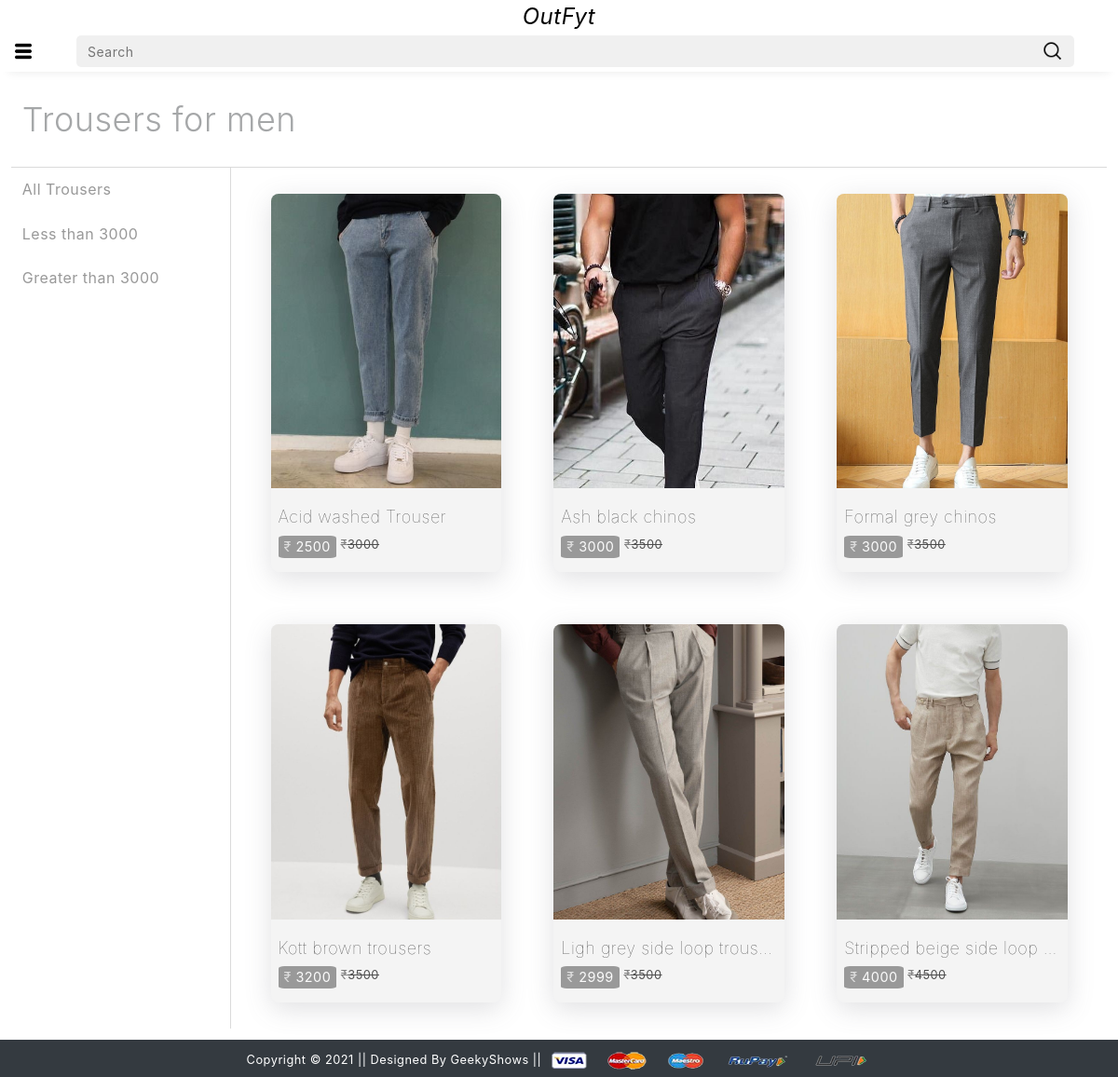
The app's page /mtrouser/ with its own data.
### app/models.py (models this page shows)
class Product(models.Model):
    title=models.CharField(max_length=100)
    selling_price=models.IntegerField()
    discounted_price=models.IntegerField()
    description=models.TextField()
    brand=models.CharField(max_length=100)
    category=models.CharField(choices=CATEGORY_CHOICES,max_length=3)
    product_image=models.ImageField(upload_to='productimg')

### app/views.py (the view)
# urls.py: path('mtrouser/', views.mtrouser, name='mtrouser'),
def mtrouser(request,data=None):
    totalitem = 0
    if request.user.is_authenticated:
        totalitem = len(Cart.objects.filter(user=request.user))
    if data == None:
        mtrouser = Product.objects.filter(category='MT')
    elif data == 'below':
        mtrouser = Product.objects.filter(category='MT').filter(discounted_price__lt=3000)
    elif data == 'above':
        mtrouser = Product.objects.filter(category='MT').filter(discounted_price__gt=3000)
    return render(request, 'app/mtrouser.html',{'mtrouser':mtrouser, 'totalitem':totalitem})

### app/templates/app/mtrouser.html (shortened to what this page needs)
{% extends 'app/base.html' %}
{% load static %}
{% block main-content %}
<div class="all-products-main">
    <div class="all-products-header">Trousers for men</div>
    <div class="all-products-body">
      <div class="all-filters">
        <a
          href="{% url 'mtrouser'%}"
          class=""
          >All Trousers</a
        >
        <a
          href="{% url 'mtrouserdata' 'below' %}"
          class=""
          >Less than 3000</a
        >
        <a
          href="{% url 'mtrouserdata' 'above' %}"
          class=""
          >Greater than 3000</a
        >
      </div>
      <div class="all-items">
        {% for product in mtrouser %}
        <a class="each-slide-item" href="{% url 'product-detail' product.id %}">
          <div class="slide-item-img">
            <img src="{{product.product_image.url}}" alt="not found" />
          </div>
          <div class="slide-item-details">
            <div class="slide-item-title light w-100">
              {{product.title}}
            </div>
            <div class="slide-item-price-outer">
              <div class="slide-item-price light">
                <span class="light">&#8377;</span> {{product.discounted_price}}
              </div>
              <small class="light">
                <span class="light">&#8377;</span>{{product.selling_price}}
              </small>
            </div>
          </div>
        </a>
        {% endfor %}
      </div>
    </div>
  </div>
{% endblock main-content %}

### app/static/app/css/style.css (style rules this page uses)
* { user-select: none; letter-spacing: 0.5px; font-weight: 400; }
.w-100 { font-weight: 100; }
div > a { text-decoration: none; color: black; }
.each-slide-item { display: flex; flex-direction: column; background-color: rgba(128, 128, 128, 0.091); aspect-ratio: 1/1.6; border-radius: 8px; justify-content: space-between; gap: 10px; }
.slide-item-img { border-top-left-radius: 8px; border-top-right-radius: 8px; height: 80%; }
.slide-item-img > img { border-top-left-radius: 8px; border-top-right-radius: 8px; object-fit: cover; height: 100%; width: 100%; }
.slide-item-details { height: 20%; display: flex; flex-direction: column; justify-content: space-evenly; padding: 0px 8px 8px 8px; }
.slide-item-price { font-size: 4vw; background-color: rgba(0, 0, 0, 0.548); width: max-content; color: white; padding: 0.05vw 1.3vw 0.1vw 1.3vw; border-radius: 10%; }
.slide-item-title { font-size: 5vw; color: black; width: 100%; overflow: hidden; white-space: nowrap; text-overflow: ellipsis; }
.all-products-main { display: flex; flex-direction: column; gap: 1vw; padding: 1%; }
.all-products-header { font-weight: 300; font-size: 6vw; display: flex; align-items: center; height: 100%; padding: 1%; opacity: 0.4; }
.all-products-body { display: flex; flex-direction: column; height: 100%; width: 100%; align-items: center; }
.all-filters { display: flex; flex-direction: column; width: 100%; height: 100%; border-top: 0.5px solid rgba(0, 0, 0, 0.144); border-bottom: 0.5px solid rgba(0, 0, 0, 0.144); }
.all-filters > a { padding: 3%; transition: 0.2s ease-in-out; opacity: 0.4; }
.all-items { width: 80%; height: 100%; display: flex; flex-wrap: wrap; align-items: center; justify-content: center; }
.all-items > .each-slide-item { margin: 10% auto; transition: 0.3s ease-in-out; box-shadow: rgba(100, 100, 111, 0.2) 0px 7px 29px 0px; }
.slide-item-price-outer { width: 100%; display: flex; flex-direction: row; gap: 2%; }
.slide-item-price-outer > small { text-decoration: line-through; }
.mrp, .light { opacity: 0.68; }
@media (min-width: 400px) { .slide-item-price { font-size: 2.2vw; padding: 0.05vw 1vw 0.1vw 1vw; } }
@media (min-width: 400px) { .slide-item-title { font-size: 2.5vw; } }
@media (min-width: 400px) { .all-products-header { font-size: 5vw; } }
@media (min-width: 400px) { .all-items > .each-slide-item > .slide-item-details > .slide-item-price-outer > .slide-item-price { font-size: 4vw; padding: 0.05vw 1.3vw 0.1vw 1.3vw; } }
@media (min-width: 400px) { .all-items > .each-slide-item > .slide-item-details > .slide-item-title { font-size: 5vw; } }
@media (min-width: 600px) { .all-items > .each-slide-item > .slide-item-details > .slide-item-price-outer > .slide-item-price, .slide-item-price { font-size: 1.6vw; padding: 0.05vw 0.8vw 0.1vw 0.8vw; } }
@media (min-width: 600px) { .all-items > .each-slide-item > .slide-item-details > .slide-item-title, .slide-item-title { font-size: 1.8vw; } }
@media (min-width: 600px) { .all-products-header { font-size: 4vw; } }
@media (min-width: 600px) { .all-products-body { flex-direction: row; align-items: flex-start; } }
@media (min-width: 600px) { .all-filters { width: 20%; border-bottom: 0px; } }
@media (min-width: 600px) { .all-filters > a { padding: 5%; } }
@media (min-width: 600px) { .all-items { border-top: 0.5px solid rgba(0, 0, 0, 0.144); border-left: 0.5px solid rgba(0, 0, 0, 0.144); } }
@media (min-width: 600px) { .all-items > .each-slide-item { width: 40%; margin: 5% 5%; } }
@media (min-width: 1000px) { .all-items > .each-slide-item > .slide-item-details > .slide-item-price-outer > .slide-item-price, .slide-item-price { font-size: 1.2vw; padding: 0.05vw 0.5vw 0.1vw 0.5vw; } }
@media (min-width: 1000px) { .all-items > .each-slide-item > .slide-item-details > .slide-item-title, .slide-item-title { font-size: 1.5vw; } }
@media (min-width: 1000px) { .all-products-header { font-size: 3vw; } }
@media (min-width: 1000px) { .all-items > .each-slide-item { width: 26.33%; margin: 3% 3%; } }

### records on screen
Product: product_image (picture), title "Acid washed Trouser", discounted_price "2500", selling_price "3000"
Product: product_image (picture), title "Ash black chinos", discounted_price "3000", selling_price "3500"
Product: product_image (picture), title "Formal grey chinos", discounted_price "3000", selling_price "3500"
Product: product_image (picture), title "Kott brown trousers", discounted_price "3200", selling_price "3500"
Product: product_image (picture), title "Ligh grey side loop trous…", discounted_price "2999", selling_price "3500"
Product: product_image (picture), title "Stripped beige side loop…", discounted_price "4000", selling_price "4500"
